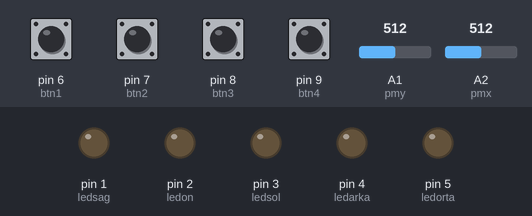
This sketch was run on a simulated Arduino Uno, built with avr-gcc and run on an emulated ATmega328P. Parts: output pins drawn as LEDs (lit = HIGH). Inputs (shaded band) come from the test bench; at power-on: pin 6 (btn1), pin 7 (btn2), pin 8 (btn3), pin 9 (btn4) LOW, A1 (pmy) = 512, A2 (pmx) = 512.

Above: at 1.2 s.
1.3 s: pin 6 (btn1) pulled HIGH for 0.15 s
At 1.47 s:
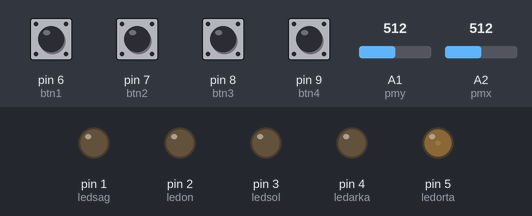
3.0 s: pin 9 (btn4) pulled HIGH for 0.15 s
At 3.1 s:
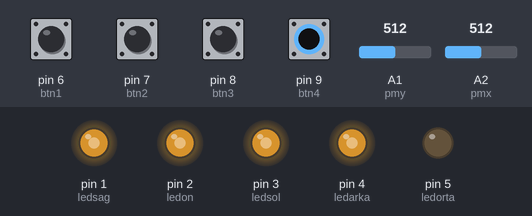
4.7 s: A1 (pmy) set to 994
6.2 s: A1 (pmy) set to 1013
At 7.4 s:
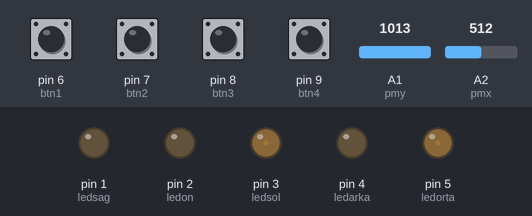
7.7 s: pin 7 (btn2) pulled HIGH for 0.15 s
At 7.89 s:
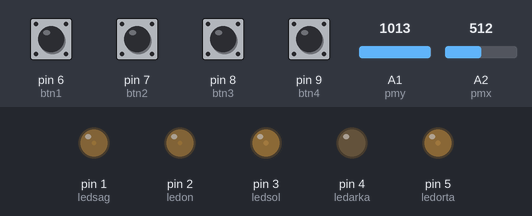
9.4 s: A2 (pmx) set to 990
10.9 s: A2 (pmx) set to 1011
At 12.4 s:
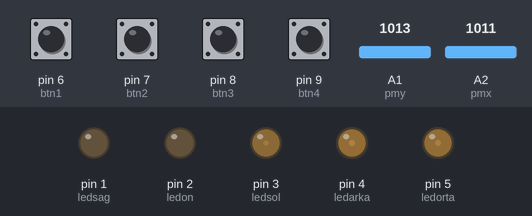
Timing chart, 0 to 13.4 s (numbered marks = the images above; inputs shaded):
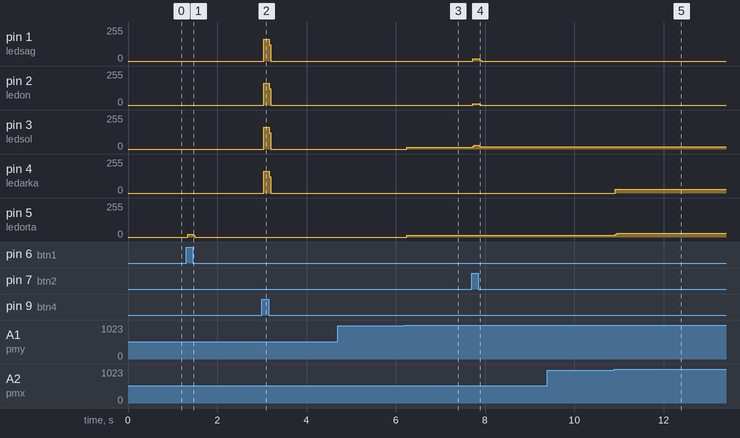

Measured:
- the behaviour switches between 1000 and 1001 on A1 (pmy) (found by bisection; images 2 and 3)
- after the input at 1.3 s, pin 5 (ledorta): 0/255 → 19/255 at once, → 0/255 0.12 s later
- after the input at 3.0 s, pin 1 (ledsag), pin 2 (ledon), pin 3 (ledsol), pin 4 (ledarka): 0/255 → 165/255 at once, → 0/255 0.12 s later
- after the input at 4.7 s, every drawn part: stays the same
- after the input at 6.2 s, pin 3 (ledsol), pin 5 (ledorta): 0/255 → 14/255 at once
- after the input at 7.7 s, pin 1 (ledsag): 0/255 → 16/255 at once, → 0/255 0.16 s later; pin 2 (ledon): 0/255 → 11/255 at once, → 0/255 0.16 s later; pin 3 (ledsol): 14/255 → 30/255 at once, → 17/255 0.16 s later
- after the input at 9.4 s, every drawn part: stays the same
- after the input at 10.9 s, pin 4 (ledarka): 0/255 → 30/255 at once; pin 5 (ledorta): 14/255 → 28/255 at once

The sketch:

sketch_dec15a.ino
```cpp
int ledsag=1;
int ledon=2;
int ledsol=3;
int ledarka=4;
int ledorta=5;
int btn1=6;
int btn2=7;
int btn3=8;
int btn4=9;
int pmy=A1;
int pmx=A2;
int btnj=10;

int yyon=0;
int xyon=0;

void setup()
{
 pinMode(ledsag,OUTPUT);
 pinMode(ledon,OUTPUT);
 pinMode(ledsol,OUTPUT);
 pinMode(ledarka,OUTPUT);
 pinMode(ledorta,OUTPUT);
 pinMode(btn1,INPUT);
 pinMode(btn2,INPUT);
 pinMode(btn3,INPUT);
 pinMode(btnj,INPUT);
  pinMode(pmy,INPUT);
   pinMode(pmy,INPUT);
}

void loop()
{
  yyon=analogRead(pmy);
  xyon=analogRead(pmx);


  if(yyon<10)
    {
      digitalWrite(ledsag,HIGH);
      digitalWrite(ledorta,HIGH);
      digitalWrite(ledon,LOW);
      digitalWrite(ledarka,LOW);
      digitalWrite(ledsol,LOW);

    }
    else
    {
      digitalWrite(ledsag,LOW);
      digitalWrite(ledorta,LOW);
      digitalWrite(ledon,LOW);
      digitalWrite(ledarka,LOW);
      digitalWrite(ledsol,LOW);

    }

    if(yyon>1000)
    {
      digitalWrite(ledsag,LOW);
      digitalWrite(ledorta,HIGH);
      digitalWrite(ledon,LOW);
      digitalWrite(ledarka,LOW);
      digitalWrite(ledsol,HIGH);

    }
    else
    {
      digitalWrite(ledsag,LOW);
      digitalWrite(ledorta,LOW);
      digitalWrite(ledon,LOW);
      digitalWrite(ledarka,LOW);
      digitalWrite(ledsol,LOW);

    }

    if(xyon<10)
    {
      digitalWrite(ledsag,LOW);
      digitalWrite(ledorta,HIGH);
      digitalWrite(ledon,HIGH);
      digitalWrite(ledarka,LOW);
      digitalWrite(ledsol,LOW);

    }
    else
    {
      digitalWrite(ledsag,LOW);
      digitalWrite(ledorta,LOW);
      digitalWrite(ledon,LOW);
      digitalWrite(ledarka,LOW);
      digitalWrite(ledsol,LOW);

    }

    if(xyon>1000)
    {
      digitalWrite(ledsag,LOW);
      digitalWrite(ledorta,HIGH);
      digitalWrite(ledon,LOW);
      digitalWrite(ledarka,HIGH);
      digitalWrite(ledsol,LOW);

    }
    else
    {
      digitalWrite(ledsag,LOW);
      digitalWrite(ledorta,LOW);
      digitalWrite(ledon,LOW);
      digitalWrite(ledarka,LOW);
      digitalWrite(ledsol,LOW);

    }


    if(digitalRead(btn1)==HIGH)
      {
        digitalWrite(ledorta,HIGH);
      }
      else
      {
        digitalWrite(ledorta,LOW);
      }

      if(digitalRead(btn2)==HIGH)
      {
        digitalWrite(ledon,HIGH);
        digitalWrite(ledsag,HIGH);
        digitalWrite(ledsol,HIGH);
      }
      else
      {
        digitalWrite(ledon,LOW);
        digitalWrite(ledsag,LOW);
        digitalWrite(ledsol,LOW);
      }

            if(digitalRead(btn3)==HIGH)
      {
        digitalWrite(ledon,LOW);
        digitalWrite(ledsag,HIGH);
        digitalWrite(ledsol,HIGH);
        digitalWrite(ledorta,HIGH);
        digitalWrite(ledarka,HIGH);
        delay(250);
        digitalWrite(ledon,HIGH);
        digitalWrite(ledsag,LOW);
        digitalWrite(ledsol,LOW);
        digitalWrite(ledorta,HIGH);
        digitalWrite(ledarka,HIGH);
        delay(250);


      }
      else
      {
        digitalWrite(ledon,LOW);
        digitalWrite(ledorta,LOW);
        digitalWrite(ledarka,LOW);
        digitalWrite(ledsag,LOW);
        digitalWrite(ledsol,LOW);
      }

      if(digitalRead(btn4)==HIGH)
        {
          digitalWrite(ledsag,HIGH);
      digitalWrite(ledorta,LOW);
      digitalWrite(ledon,HIGH);
      digitalWrite(ledarka,HIGH);
      digitalWrite(ledsol,HIGH);
        }
        else
        {
           digitalWrite(ledsag,LOW);
      digitalWrite(ledorta,LOW);
      digitalWrite(ledon,LOW);
      digitalWrite(ledarka,LOW);
      digitalWrite(ledsol,LOW);
        }
}
```
